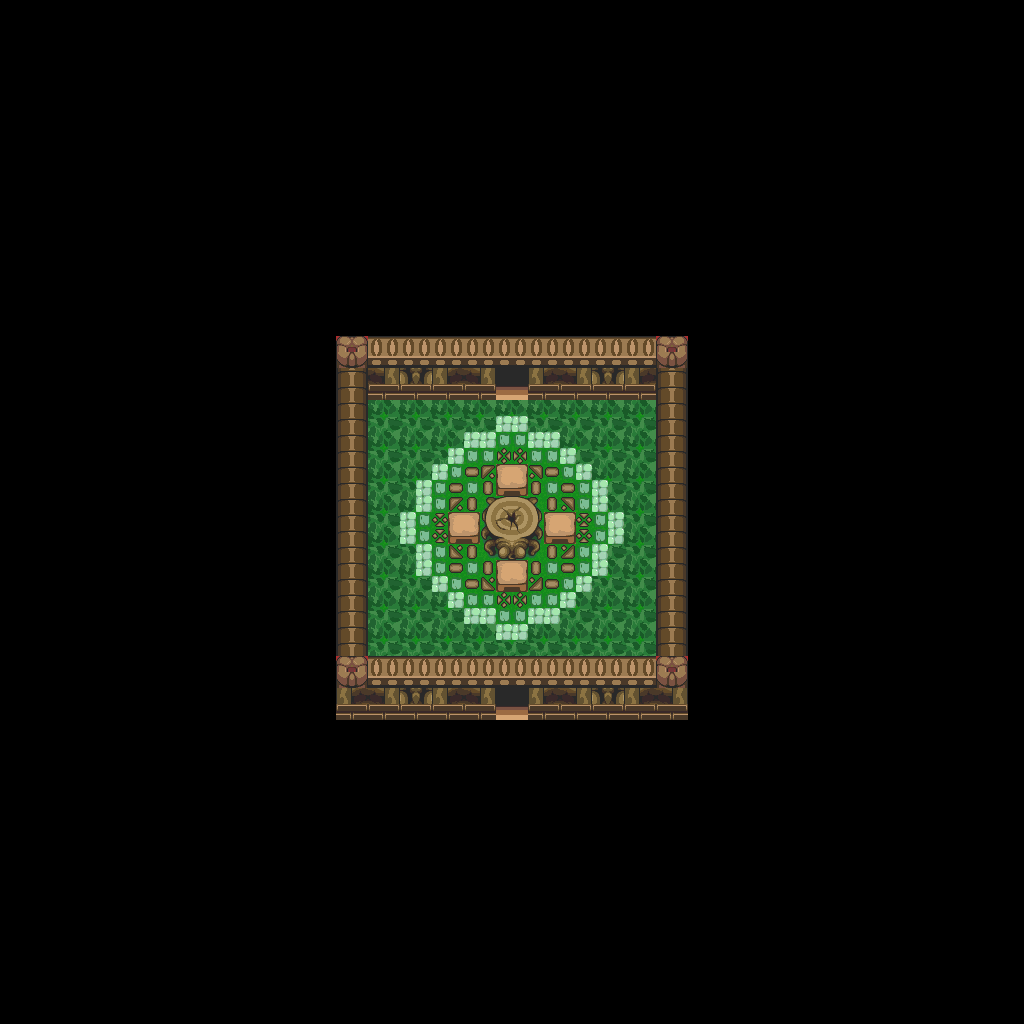

The image is a tile-based game level rendered from a .tmx file. Its description and source (layers, tilesets, objects; grid data summarised) follow:
An orthogonal 64x64 tile map with 16x16 px tiles, 1 tile layer (base), 1 hidden layer not drawn and 6 objects.

<map version="1.10" tiledversion="1.12.1" orientation="orthogonal" renderorder="right-down" width="64" height="64" tilewidth="16" tileheight="16" infinite="0" nextlayerid="3" nextobjectid="7">
 <tileset firstgid="1" source="../classiciphone_pics4.tsx" />
 <layer id="1" name="base" width="64" height="64">
  <data>[4096 cells, 4096 non-empty, 53 distinct tile ids]</data>
 </layer>
 <layer id="2" name="collision" width="64" height="64" visible="0">
  <properties><property name="collision" value="true" /></properties>
  <data>[4096 cells, 3818 non-empty, 1 distinct tile ids]</data>
 </layer>
 <objectgroup id="3" name="npcs">
  <object id="1" x="496.0" y="496.0" width="16" height="16">
   <properties>
    <property name="gani" value="lampanimation.mng" />
    <property name="script" type="string">-- Auto-converted from GraalScript
-- [CLIENT-SIDE — server no-op]
-- x = 31.4;
-- y = 30.5;
-- if (created) {
-- setimgpart lampanimation.mng,0,0,19,35;
-- dontblock;
-- }</property>
   </properties>
  </object>
  <object id="2" x="480.0" y="496.0" width="16" height="16">
   <properties>
    <property name="gani" value="light4.png" />
    <property name="script" type="string">-- Auto-converted from GraalScript
-- [CLIENT-SIDE — server no-op]
-- x = 28;
-- y = 28;
-- if (created) {
-- 
-- dontblock;
-- }
-- if (playerenters) {
-- setcoloreffect 1,0.6,0,0.5;
-- drawaslight;
-- this.zoom = 1;
-- timeout = 0.05;
-- }
-- if (timeout) {
-- if (this.zoom&lt;=1) {
-- this.ds=1;
-- }
-- else if (this.zoom&gt;=1.1) {
-- this.ds=0;
-- }
-- if (this.ds==1) {
-- this.zoom += 0.02;
-- setzoomeffect this.zoom;
-- }
-- else if (this.ds==0) {
-- this.zoom -= 0.03;
-- setzoomeffect this.zoom;
-- }
-- timeout = 0.05;
-- }</property>
   </properties>
  </object>
  <object id="3" x="256.0" y="336.0" width="16" height="16">
   <properties>
    <property name="script" type="string">-- Auto-converted from GraalScript
-- [CLIENT-SIDE — server no-op]
-- seteffect 0,0,0,.5;</property>
   </properties>
  </object>
  <object id="4" x="496.0" y="368.0" width="16" height="16">
   <properties>
    <property name="gani" value="tree_front.png" />
    <property name="script" type="string">-- Auto-converted from GraalScript
-- [CLIENT-SIDE — server no-op]
-- if (created){
-- setimgpart tree_front.png,0,0,120,16;}
-- function onActionexploded() {
-- hide();
-- setTimer(3);
-- }
-- function onTimeOut() {
-- show();
-- }</property>
   </properties>
  </object>
  <object id="5" x="496.0" y="384.0" width="16" height="16">
   <properties>
    <property name="gani" value="classic_exodus_brick.png" />
    <property name="script" type="string">-- Auto-converted from GraalScript
-- function onActionexploded() {
-- hide();
-- setTimer(3);
end
-- function onTimeOut() {
-- show();
end</property>
   </properties>
  </object>
  <object id="6" x="256.0" y="512.0" width="16" height="16">
   <properties>
    <property name="script" type="string">-- Auto-converted from GraalScript
joinResource("level_nopk")</property>
   </properties>
  </object>
 </objectgroup>
</map>
